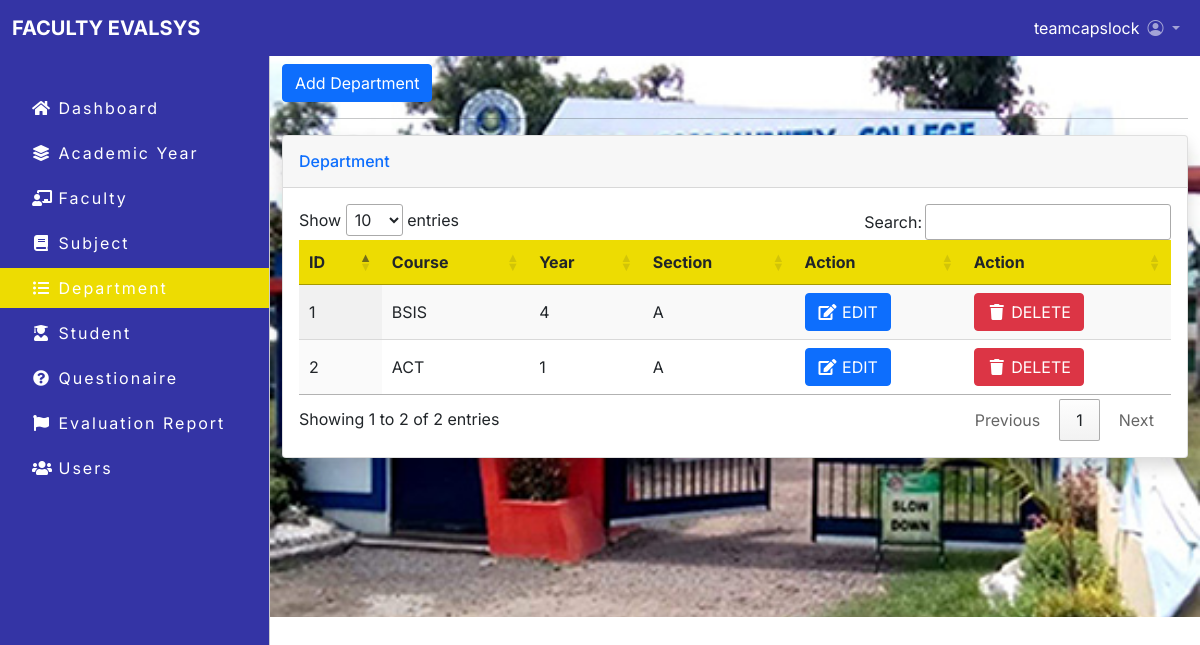
Screenshot of /department.php (signed in) with the database file from the repository.
### tables this page shows
CREATE TABLE `department` (
  `id` int(30) NOT NULL,
  `course` varchar(30) NOT NULL,
  `year` int(30) NOT NULL,
  `section` varchar(30) NOT NULL
);

### department.php (the view, shortened to what this page needs)
<!DOCTYPE html>
<html lang="en">
<?php include'includes/header.php'; ?>
<body>
    <?php include'includes/admin-navbar.php'; ?>
    <main class="mt-5 pt-3" style="background-image: url(img/bcc_cover.jpg); background-repeat: no-repeat; background-size: cover; height: 569px;">
        <div class="container-fluid">
<button type="button" class="btn btn-primary" data-bs-toggle="modal" data-bs-target="#staticBackdrop">
    Add Department
    </button>
    <hr>
    <div class="card shadow mb-4">
        <div class="card-header py-3">
            <h6 class="m-0 font-weight-bold text-primary">Department</h6>
        </div>
        <div class="card-body">
            <div class="table-responsive">
            <?php
            include_once'koneksyon.php';
            $qryview = "SELECT * FROM department";
            $result = mysqli_query($koneksyon, $qryview);
            ?>
                <table class="display" id="myTable" width="100%" cellspacing="0">
                    <thead style="background-color: #eddc02;">
                        <tr>
                            <th>ID</th>
                            <th>Course</th>
                            <th>Year</th>
                            <th>Section</th>
                            <th>Action</th>
                            <th>Action</th>
                        </tr>
                    </thead>
                    <?php
                    $no = 1;
                    while($row = mysqli_fetch_array($result)) { ?>
                        <tr>
                            <td><?php echo $no; ?></td>
                            <td><?php echo $row['course'] ?></td>
                            <td><?php echo $row['year'] ?></td>
                            <td><?php echo $row['section'] ?></td>
                            <td><a type="button" class="btn btn-primary" href="viewedit_classlist.php?clist=<?php echo $row['id']; ?>"><span class="fa fa-fw fa-edit"></span> EDIT</a></td>
                            <td><button class="btn btn-danger" type="button" onClick="deleteme(<?php echo $row['id']; ?>)" name="delete"><span class="fa fa-fw fa-trash"></span> DELETE </button></td>
                        </tr>
                    <?php $no++; } ?>
                </table>
            </div>
        </div>
    </div>
        </div>
    </main>
</body>
</html>

### css/fnavi.css (style rules this page uses)
body, button { font-family:"Inter", sans-serif; }
:root { --offcanvas-width: 270px; --topnavbarheight: 56px; }
@media (min-width: 992px) { body { overflow: auto !important; } }
@media (min-width: 992px) { main { margin-left: var(--offcanvas-width); } }

### rows the page displays
department: course "BSIS", year "4", section "A"
department: course "ACT", year "1", section "A"

### other values shown
$_SESSION['username'] "teamcapslock"
$item['label'] "Dashboard"
$item['label'] "Academic Year"
$item['label'] "Faculty"
$item['label'] "Subject"
$item['label'] "Department"
$item['label'] "Student"
$item['label'] "Questionaire"
$item['label'] "Evaluation Report"
$item['label'] "Users"
